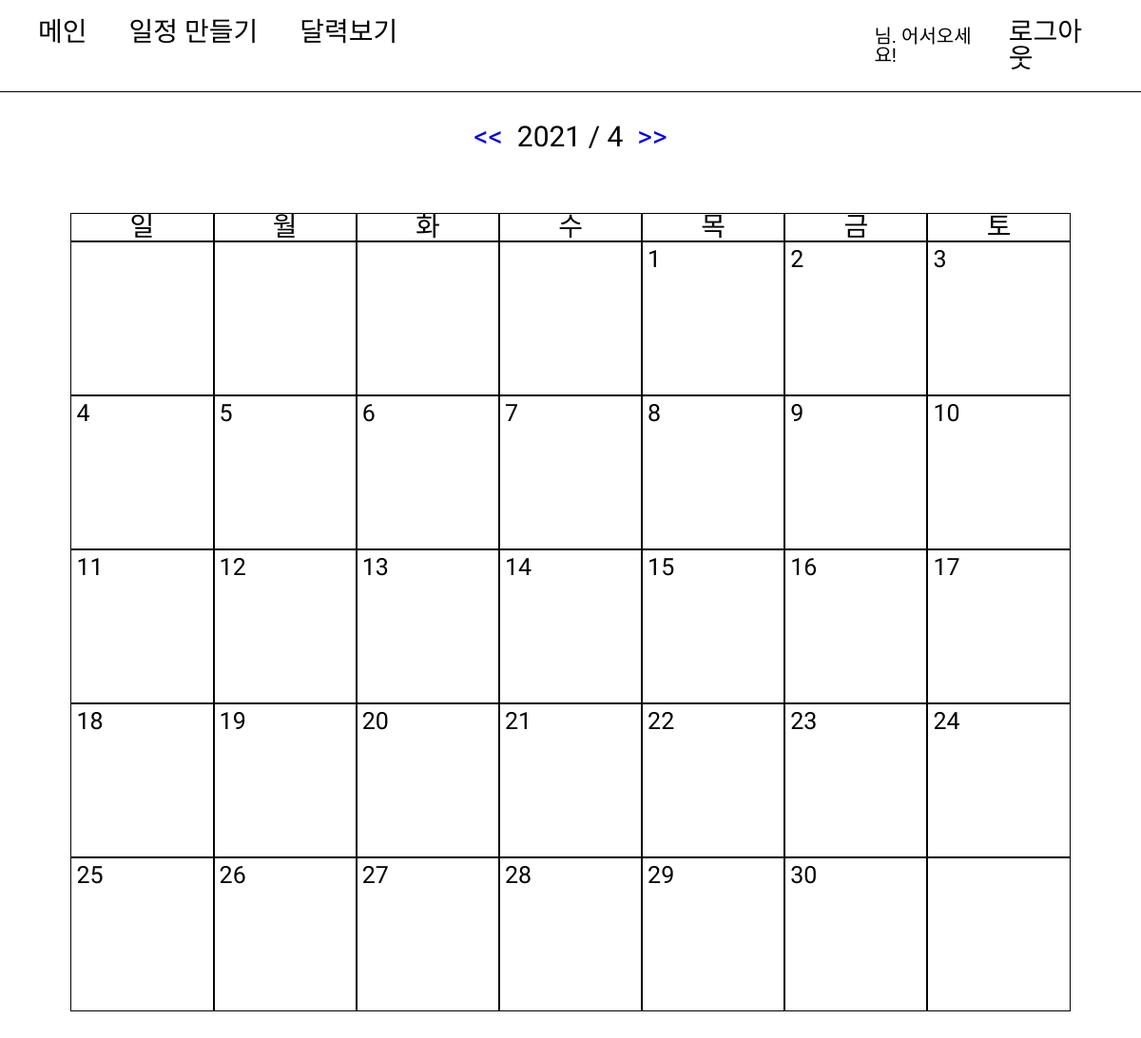
/main/2021/04/ (signed in), run on an earlier commit of the app's database.
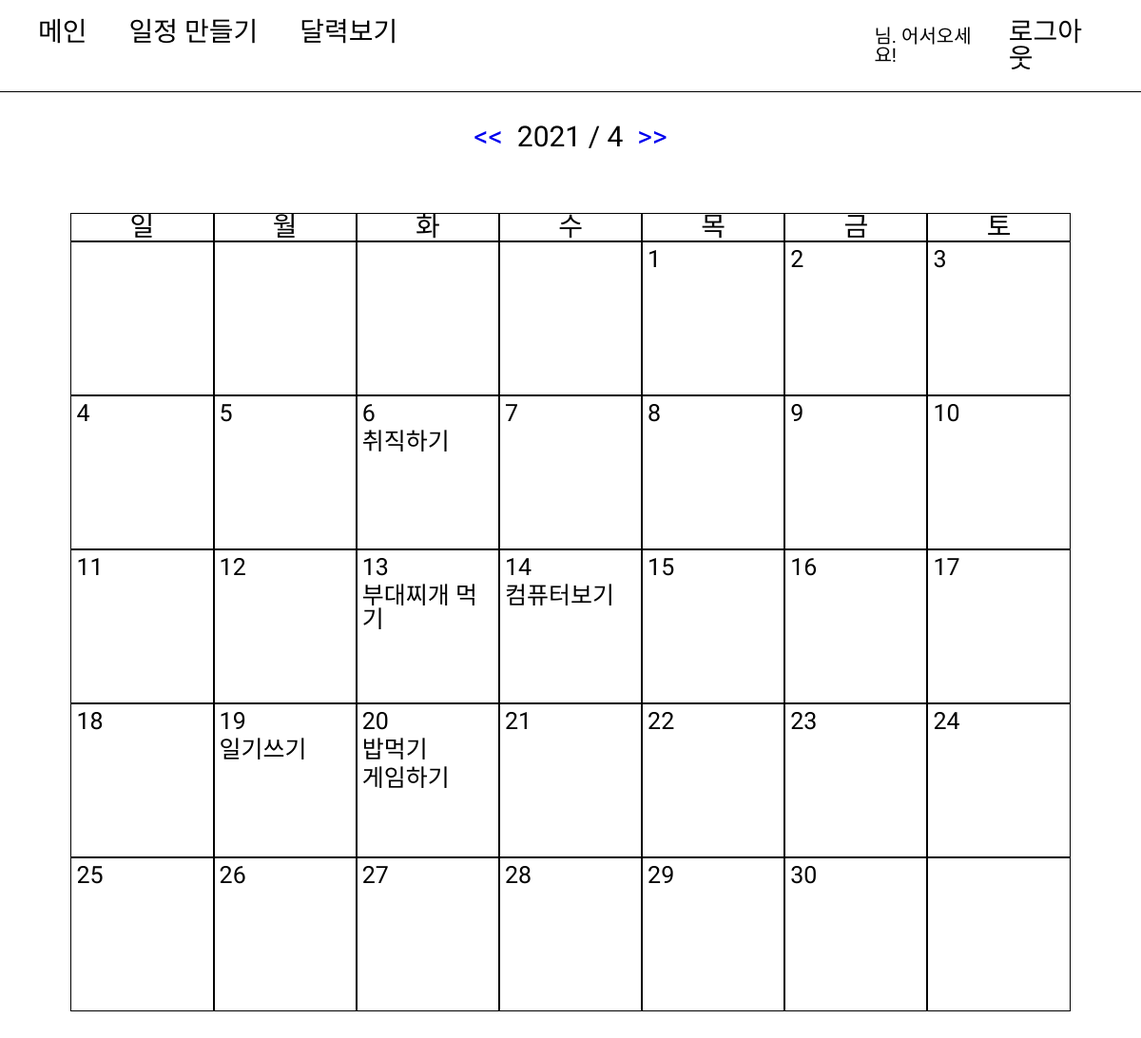
And on a later commit of the database.
### diary/models.py (models this page shows)
class todoModel(models.Model):
    SUCCESS = 'S'
    FAIL = 'F'
    STATUS_CHOICE = [
        (SUCCESS, '성공'),
        (FAIL, '실패')
    ]
    status = models.CharField(max_length=10, choices=STATUS_CHOICE, default=FAIL)
    user = models.ForeignKey(
        'accounts.User', related_name='todo', on_delete=models.CASCADE
        )
    todo = models.CharField(max_length=200)
    start_date = models.DateField()
    end_date = models.DateField()
    created_at = models.DateTimeField(auto_now_add=True)
    class Meta:
        ordering = ['end_date']

### diary/views.py (the view)
# urls.py: path("<int:year>/<int:month>/", views.Detailcalendar, name="Detailcalendar"),
@login_required
def Detailcalendar(request, year, month):
    today = str(date.today())
    cal = today.split("-")
    today_year, today_month, today_day = cal[0], cal[1], cal[2]
    month_days = calendar.monthcalendar(int(year), int(month))
    todo_list = todoModel.objects.filter(user=request.user)
    days = [0,]
    for week_days in month_days:
        for week_day in week_days:
            days.append(week_day)
    days.pop()
    return render(request, "diary/calendar.html", {'days':days,
            'year':year, 'month':month,'today_year':today_year,
            'today_month':today_month, 'today_day':today_day, 'todo_list':todo_list})

### templates/diary/calendar.html
{% extends "Layout.html" %}
{% block contents %}
<div class="header">
    <div class="header-nav">
        <a href="{% url 'diary:main' %}">메인</a>
        <a href="{% url 'diary:todo' %}">일정 만들기</a>
        <a href="{% url 'diary:Detailcalendar' year month %}">달력보기</a>
    </div>
    <div class="header-user">
        <p>{{request.user.first_name}}님. 어서오세요!</p>
        <a href="{% url 'accounts:logout' %}">로그아웃</a>
    </div>
</div>
<div class="calendar">
    <div class="calendar_detail">
            <div class="calendar-title">
                {% if month|add:'0' > 1 %}
                <a href="{% url 'diary:Detailcalendar' year month|add:'-1' %}"><<</a>
                {% else %}
                <a href="{% url 'diary:Detailcalendar' year|add:'-1' 12 %}"><<</a>
                {% endif %}
            <div style="margin: 0 15px;"> {{year}} / {{month}} </div>
                {% if month|add:'0' < 12 %}
                <a href="{% url 'diary:Detailcalendar' year month|add:'1' %}">>></a>
                {% else %}
                <a href="{% url 'diary:Detailcalendar' year|add:'1' 1 %}">>></a>
                {% endif %}
            </div>
        <div class="calendar-content">
            <div class="days">일</div>
            <div class="days">월</div>
            <div class="days">화</div>
            <div class="days">수</div>
            <div class="days">목</div>
            <div class="days">금</div>
            <div class="days">토</div>
        {% for day in days %}
            {% if day != 0 %}
                <div class="days_day">
                    <p>{{day}}</p>
                    {% for list in todo_list %}
                        {% if year|add:'0' == list.start_date|date:'Y'|add:'0' %}
                            {% if month|add:'0' == list.start_date|date:'m'|add:'0' %}
                                {% if day|add:'0' == list.start_date|date:'d'|add:'0' %}
                                    <p>{{list.todo}}</p>
                                {% endif %}
                            {% endif %}
                        {% endif %}
                    {% endfor %}
                </div>
            {% else %}
                <div class="days_day"></div>
            {% endif %}
        {% endfor %}
        </div>
    </div>
</div>
{% endblock %}

What changed in the data, as far as the page shows it:
added todoModel: todo "취직하기", shown under "6"
added todoModel: todo "부대찌개 먹기", shown under "13"
added todoModel: todo "컴퓨터보기", shown under "14"
added todoModel: todo "일기쓰기", shown under "19"
added todoModel: todo "밥먹기", shown under "20"
added todoModel: todo "게임하기", shown under "20"
